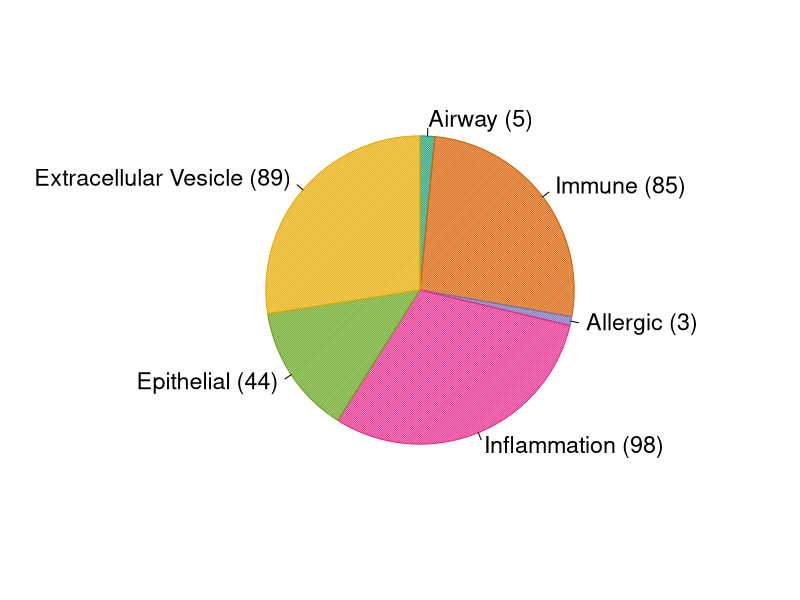
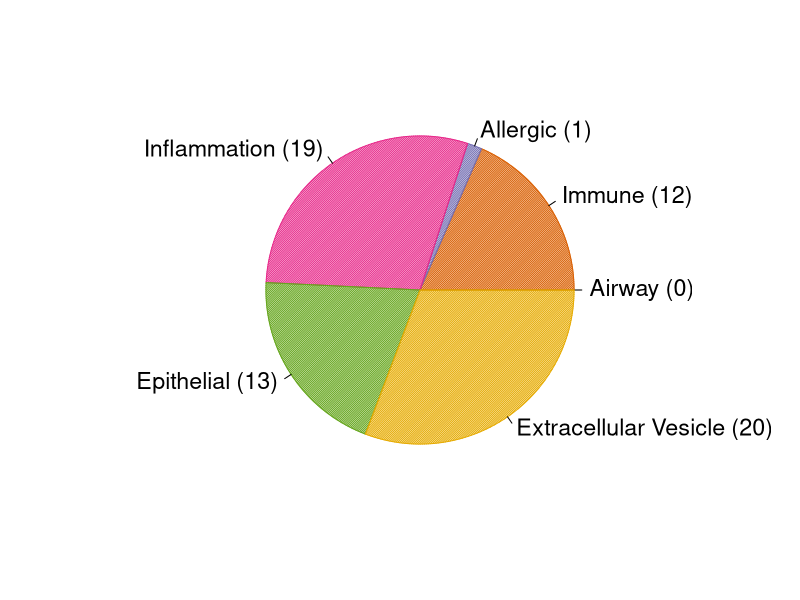

These figures' R source, in order:
library(RColorBrewer)
library(viridis)

# Create pie chart colour palette
pie_colours <- brewer.pal(6, "Dark2")


#==========================#
# Panel A - Pie chart (upregulated)
#==========================#

# Define each category (PubMed search term)
terms_125 <- c("Airway (5)", "Immune (85)", "Allergic (3)", "Inflammation (98)", "Epithelial (44)", "Extracellular Vesicle (89)")

# Define number of publications in each category
publications_125 <- c(5, 85, 3, 98, 44, 89)

# Prepare plot for saving
pdf("~/GIT/L4137_HBEC_EV_Transcriptomics-Project/viva/presentation/drafts/figures/piechart_125.pdf", width = 7, height = 7)

# Create pie chart
pie(publications_125, labels = terms_125, col = pie_colours, density = 75, cex = 1.4, clockwise = TRUE)

# Save plot
dev.off()

#==========================#
# Panel B - Pie chart (upregulated)
#==========================#

# Define each category (PubMed search term)
terms_574 <- c("Airway (0)", "Immune (12)", "Allergic (1)", "Inflammation (19)", "Epithelial (13)", "Extracellular Vesicle (20)")

# Define number of publications in each category
publications_574 <- c(0, 12, 1, 19, 13, 20)

# Prepare plot for saving
pdf("~/GIT/L4137_HBEC_EV_Transcriptomics-Project/viva/presentation/drafts/figures/piechart_574.pdf", width = 7, height = 7)

# Create pie chart
pie(publications_574, labels = terms_574, col = pie_colours, density = 75, cex = 1.4, clockwise = F)

# Save plot
dev.off()
